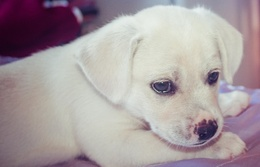
%> input picture q3/dog.jpg, 260 x 167 px, shrunk from 640 x 412 before the run
$ octave main.m   (GNU Octave 9; MATLAB toolbox functions it lacks are replaced by stand-ins)
%> lines starting %> are read from the running program, lines starting %| are printed output that depends on the picture; in (x1, y1, x2, y2) boxes, pixels count from 0 and x2, y2 are one past the last pixel; in counts of white or black regions, pixels touching at a corner belong together; the program's own positions count from 1
### q3/segment_kmeans.m
function seg = segment_kmeans(img, K)
    img = im2double(img);

    % converter para Lab
    cform = makecform('srgb2lab');
    lab = applycform(img, cform);

    % reorganizar pixels
    X = reshape(lab, [], 3);

    % k-means
    idx = kmeans(X, K, 'MaxIter', 1000);
    % idx = kmeans(X, K);

    % voltar para imagem
    seg = reshape(idx, size(img,1), size(img,2));

end

### q3/kmeans.m
function [idx, C] = kmeans(X, k, varargin)
    [n, ~] = size(X);

    rp = randperm(n);
    C = X(rp(1:k), :);

    idx = zeros(n, 1);
    prev_idx = ones(n, 1) * (-1);

    maxIter = 1000;

    for it = 1:maxIter

        D = zeros(n, k);

        for j = 1:k
            diff = X - repmat(C(j, :), n, 1);
            D(:, j) = sum(diff .^ 2, 2);
        end

        [~, idx] = min(D, [], 2);

        if all(idx == prev_idx)
            break;
        end

        prev_idx = idx;

        for j = 1:k
            pts = X(idx == j, :);
            if isempty(pts)
                C(j, :) = X(randi(n), :);
            else
                C(j, :) = mean(pts, 1);
            end

        end

    end

end

### q3/overlay_labels.m
function over = overlay_labels(I, labels, alpha)
    I = im2double(I);

    if size(I, 3) == 1
        I = repmat(I, [1 1 3]);
    end

    pallete = [
               92, 41, 214;
               18, 252, 37;
               235, 88, 75;
               250, 247, 95;
               48, 219, 212;
               224, 152, 75;
               224, 85, 213;
               ] / 255;

    labs = labels(:);
    [~, ~, newLabs] = unique(labs);
    newLabs = reshape(newLabs, size(labels));
    K = max(newLabs(:));

    if K <= size(pallete, 1)
        colors = pallete(1:K, :);
    else
        colors = [pallete; distinguishable_colors(K - size(pallete, 1), pallete)];
    end

    H = size(labels, 1);
    W = size(labels, 2);
    C = zeros(H, W, 3);

    for k = 1:K
        mask = (newLabs == k);

        for c = 1:3
            ch = C(:, :, c);
            ch(mask) = colors(k, c);
            C(:, :, c) = ch;
        end

    end

    over = (1 - alpha) * I + alpha * C;
end

% [40 lines left out: function distinguishable_colors, not called in this run]

### q3/record.m
function record(original_file_name, img, K)

    if ismatrix(img)
        minD = min(img(:));
        maxD = max(img(:));
        img = (img - minD) ./ (maxD - minD);
    end

    [~, name, ~] = fileparts(original_file_name);
    base = strcat('.out/', name, '_', num2str(K));
    imwrite(img, strcat(base, '.png'));

end

### q3/segment_gabor.m
function seg = segment_gabor(img, K)
    [H, W, ~] = size(img);
    img = im2double(img);
    gray = img;

    if (ndims(img) == 3)
        gray = rgb2gray(img);
    end

    wavelengths = [3 6 12 24];
    orientations = [0 45 90 135];
    g = gaborCombinations(wavelengths, orientations, 1, 4);

    [gabormag, ~] = gaborFFT(gray, g);
    seg = segkmeans(gabormag, K, H, W);
end

function featureSet = makeFeatureSet(H, W, magnitudes)
    [X_map, Y_map] = meshgrid(1:W, 1:H);
    featureSet = cat(3, magnitudes, X_map, Y_map); % Big cube
    S = size(featureSet);
    featureSet = reshape(zscore(reshape(featureSet, [], S(3))), S);
end

function Label = segkmeans(magnitudes, K, H, W)
    I = makeFeatureSet(H, W, magnitudes);
    [m, n, ~] = size(I);
    X = reshape(I, m * n, []);
    Label = kmeans(zscore(X), K, 'MaxIter', 1000);
    % Label = kmeans(zscore(X), K);
    Label = reshape(Label, H, W);
end

function resultsOut = gaborCombinations(lambda, theta, bandwidth, spatialAspectRatio)
    [lambda, theta, bandwidth, spatialAspectRatio] = ...
        ndgrid(lambda, theta, bandwidth, spatialAspectRatio);

    lambda = lambda(:);
    theta = theta(:);
    bandwidth = bandwidth(:);
    spatialAspectRatio = spatialAspectRatio(:);

    s = ones(1, size(lambda, 1));

    X = lambda / pi * sqrt(log(2) / 2) .* ...
        (2 .^ bandwidth + 1) ./ ...
        (2 .^ bandwidth - 1);
    sigma = [X, X ./ spatialAspectRatio];

    resultsOut = struct( ...
        'Wavelength', mat2cell(lambda, s), ...
        'Orientation', mat2cell(theta, s), ...
        'SpatialFrequencyBandwidth', mat2cell(bandwidth, s), ...
        'SpatialAspectRatio', mat2cell(spatialAspectRatio, s), ...
        'Sigma', mat2cell(sigma, s) ...
    );
end

function [M, P] = gaborFFT(A, GaborBank, batchSize)

    if nargin < 3
        batchSize = 9999; % should be smaller if less available RAM
    end

    sizeA = size(A);
    numFilters = length(GaborBank);
    padSize = (maxKernelSize(GaborBank) - 1) / 2;

    A = padarray(A, padSize, 'replicate', 'both');
    sizeAPadded = size(A);
    A_fft = fft2(A);
    out = complex(zeros([sizeA numFilters]));

    for f = 1:batchSize:numFilters
        idx = f:min(f + batchSize - 1, numFilters);
        H_batch = zeros([sizeAPadded length(idx)]);

        for k = 1:length(idx)
            H_batch(:, :, k) = ifftshift(makeFDTF(GaborBank(idx(k)), sizeAPadded));
        end

        outPadded = ifft2(bsxfun(@times, A_fft, H_batch));

        for k = 1:length(idx)
            out(:, :, idx(k)) = outPadded( ...
                padSize(1) + 1:end - padSize(1), ...
                padSize(2) + 1:end - padSize(2), ...
                k ...
            );
        end

    end

    M = abs(out);
    P = angle(out);
end

function sizeH = maxKernelSize(GaborBank)
    n = numel(GaborBank);
    sigmaX = zeros(n, 1); sigmaY = zeros(n, 1);

    for p = 1:n
        s = GaborBank(p).Sigma;
        sigmaX(p) = s(1);
        sigmaY(p) = s(2);
    end

    rX = ceil(7 * sigmaX);
    rY = ceil(7 * sigmaY);

    maxSize = max(2 * max([rX rY], [], 2) + 1);
    sizeH = [maxSize maxSize];
end

% [35 lines left out: functions makeFDTF, frequencyVector, not called in this run]

### q3/main.m
clear all; close all; clc;
warning('off', 'MATLAB:MKDIR:DirectoryExists'); % i know it may exists
mkdir('.out');

imgs = {'dog.jpg', 'katrina.jpg'};
K_values = [2, 3, 4]; % valores de K a testar

figure('Name', 'Originais', 'NumberTitle', 'off');

total = length(imgs);

for i = 1:total
    I = imread(imgs{i});
%> I is the input picture: size 167x260x3 uint8; mean R, G, B 167.4, 156.3, 158.8
    subplot(1, total, i);
    imshow(I);
end
%> pass 2 of the loop `for i = 1:total`:
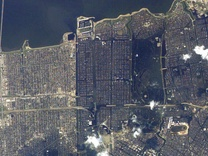
%> input picture q3/katrina.jpg, 208 x 156 px, shrunk from 512 x 384 before the run
%> I is the input picture: size 156x208x3 uint8; mean R, G, B 89.6, 92.9, 102.5

for i = 1:total
    img = imread(imgs{i});
    [~, name, ~] = fileparts(imgs{i});

    figure('Name', [name '- K-means'], 'NumberTitle', 'off');

    for k = 1:length(K_values)
        K = K_values(k);
        seg = segment_kmeans(img, K);

        subplot(2, length(K_values), k);
        imshow(seg, []);
        title(['K-means K = ' num2str(K)]);

        overlay = overlay_labels(img, seg, 0.45);
        subplot(2, length(K_values), length(K_values) + k);
        imshow(overlay);

        record([name '_K.png'], seg, K);
        record([name '_K_Color.png'], overlay, K);
    end
%> this loop made 3 passes
%> colors in overlay_labels on passes 1 to 2: [0.361 0.161 0.839; 0.0706 0.988 0.145], [0.361 0.161 0.839; 0.0706 0.988 0.145; 0.922 0.345 0.294]
%> pass 1, in segment_kmeans, `seg = reshape(idx, size(img,1), size(img,2));`:
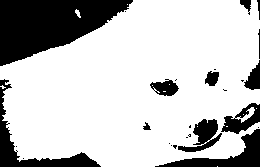
%> seg: size 167x260 double; values 1 (black) and 2 (white), 76.4% white; 26 black regions (14 under 20 px), largest, box (x1, y1, x2, y2) and area: (0, 0, 133, 66) 5347, (0, 79, 101, 167) 1497, (155, 129, 260, 167) 1226
%> pass 1, in overlay_labels, `over = (1 - alpha) * I + alpha * C;`:
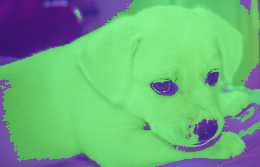
%> over: size 167x260x3 double; mean R, G, B 0.424, 0.694, 0.482
%> after the loop:
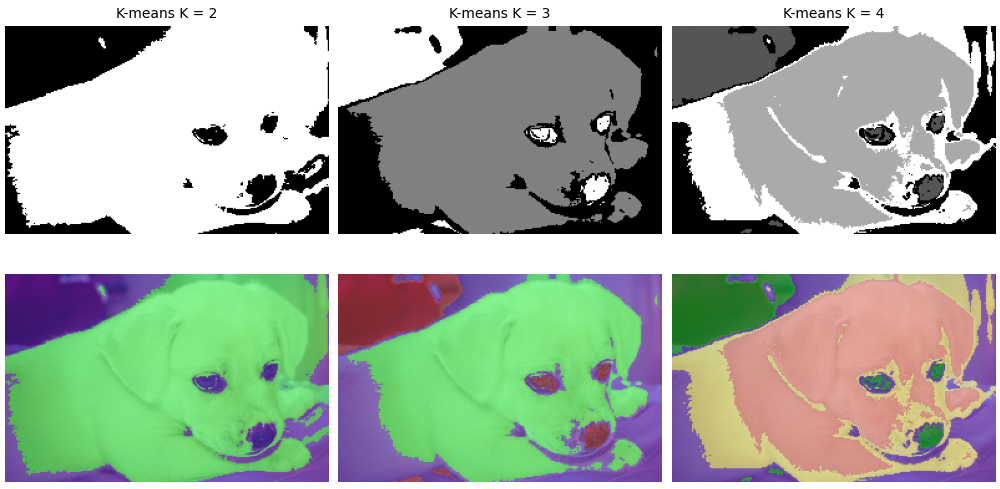
%> figure redrawn from the program's plot data, 6 panels

    figure('Name', [name '- Gabor'], 'NumberTitle', 'off');

    for k = 1:length(K_values)
        K = K_values(k);

        seg = segment_gabor(img, K);

        subplot(2, length(K_values), k);
        imshow(seg, []);
        title(['Gabor K = ' num2str(K)]);

        overlay = overlay_labels(img, seg, 0.45);
        subplot(2, length(K_values), length(K_values) + k);
        imshow(overlay);

        record([name '_G.png'], seg, K);
        record([name '_G_Color.png'], overlay, K);
    end
%> this loop made 3 passes
%> colors in overlay_labels on passes 1 to 2: [0.361 0.161 0.839; 0.0706 0.988 0.145], [0.361 0.161 0.839; 0.0706 0.988 0.145; 0.922 0.345 0.294]
%> pass 1, in gaborFFT, `A = padarray(A, padSize, 'replicate', 'both');`:
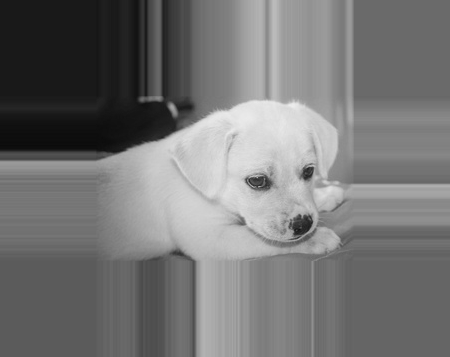
%> A: size 357x450 double; min 0.0469, max 0.93, mean 0.459
%> pass 1, in segkmeans, `Label = reshape(Label, H, W);`:
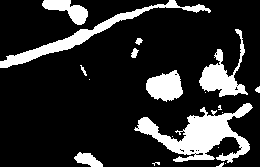
%> Label: size 167x260 double; values 1 (black) and 2 (white), 17.3% white; 19 white regions (9 under 20 px), largest, box (x1, y1, x2, y2) and area: (134, 103, 253, 163) 2842, (0, 0, 211, 68) 1672, (199, 29, 248, 97) 1152
%> pass 1, in overlay_labels (call 4), `over = (1 - alpha) * I + alpha * C;`:
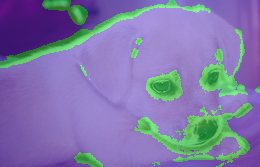
%> over: size 167x260x3 double; mean R, G, B 0.501, 0.474, 0.666
%> after the loop:
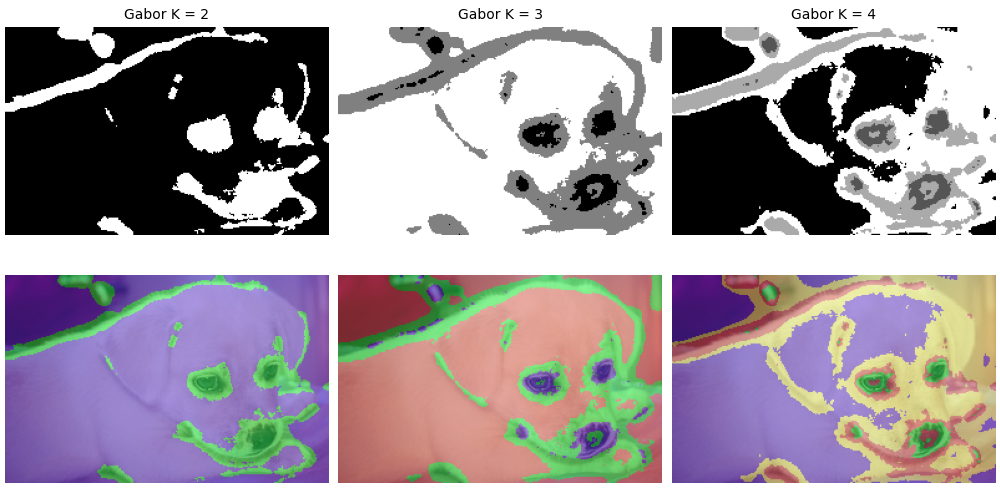
%> figure redrawn from the program's plot data, 6 panels

end
%> pass 2 of the loop `for i = 1:total`:
%> the loop `for k = 1:length(K_values)` made 3 passes
%> colors in overlay_labels on passes 1 to 2: [0.361 0.161 0.839; 0.0706 0.988 0.145], [0.361 0.161 0.839; 0.0706 0.988 0.145; 0.922 0.345 0.294]
%> pass 1, in segment_kmeans (call 4), `seg = reshape(idx, size(img,1), size(img,2));`:
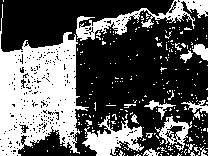
%> seg: size 156x208 double; values 1 (black) and 2 (white), 36.4% white; 271 white regions (253 under 20 px), largest, box (x1, y1, x2, y2) and area: (0, 4, 89, 156) 7129, (76, 0, 208, 41) 1460, (82, 115, 144, 156) 1143
%> the loop `for k = 1:length(K_values)` made 3 passes
%> colors in overlay_labels on passes 1 to 2: [0.361 0.161 0.839; 0.0706 0.988 0.145], [0.361 0.161 0.839; 0.0706 0.988 0.145; 0.922 0.345 0.294]
%> after the loop `for k = 1:length(K_values)`:
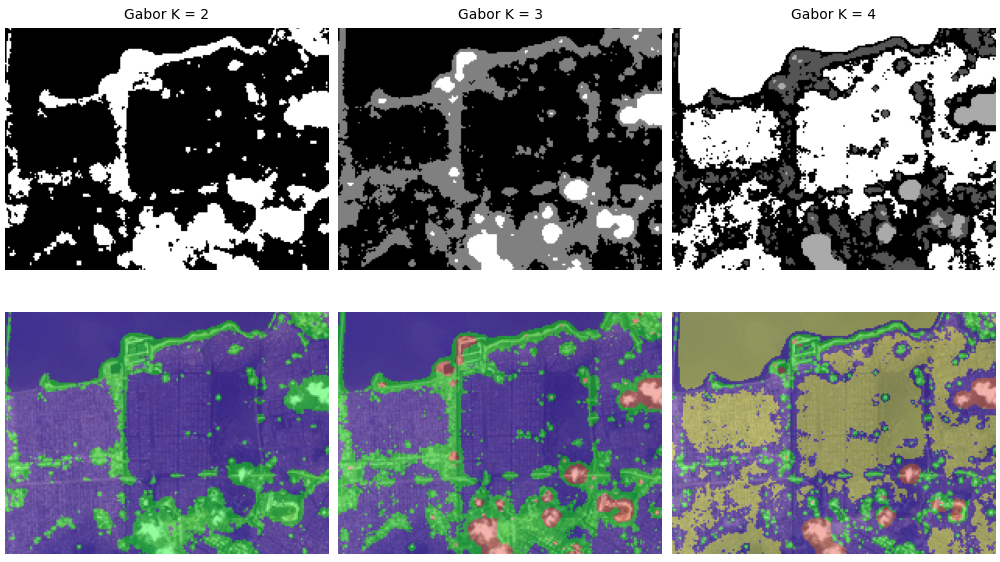
%> figure redrawn from the program's plot data, 6 panels
